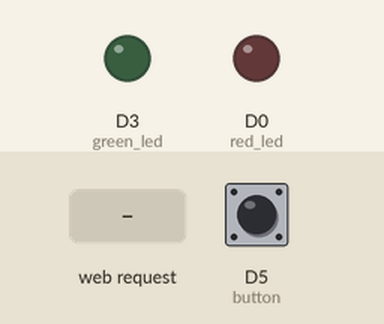
Bench run of a sketch on a simulated ESP8266 (NodeMCU). On the bench: output pins drawn as LEDs (lit = HIGH). Dashed ring = blinking. Inputs (shaded band) come from the test bench; at power-on: D5 (button) HIGH. WiFi joins after 1.5 s; servers stay silent unless stated; what the sketch prints to the serial monitor is not drawn.

Above: at 0.0 s.
At 1.1 s:
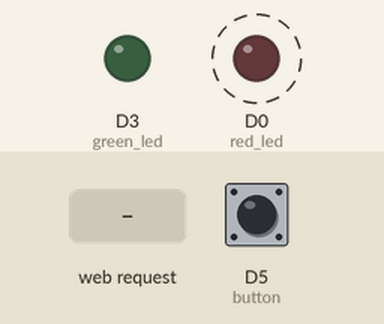
At 2.7 s:
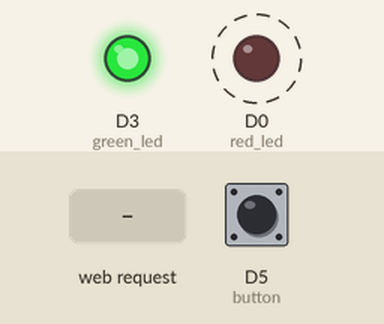
2.8 s: HTTP request GET /more received
6.3 s: HTTP request GET /less received
Timing chart, 0 to 15.8 s (numbered marks = the images above; inputs shaded):
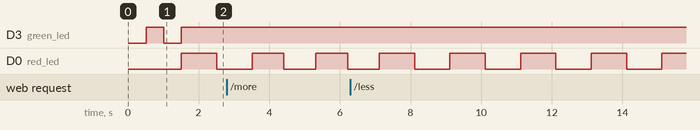

The sketch:

nodemcu_webserver.ino
```cpp
/*
 NodeMCU Web Server Example

 This code was tested with Lolin NodeMCU v3

 Thiago Ferauche - ferauche.blogspot.com
 01/04/2017
*/

#include <ESP8266WiFi.h>

//Variáveis para conexão WiFi
const char* ssid = "robo_ssid";
const char* password = "";

WiFiServer server(80);

//Definir portas a serem usadas
byte red_led = D0; //D0;
byte green_led = D3; //D3;
byte button = D5; // D5

//Definir variaveis de controle
byte status_button = -1;
int intensidade = 1000;

// the setup function runs once when you press reset or power the board
void setup() {
  //setamdp mode de operacao das portas
  pinMode(green_led, OUTPUT);
  pinMode(red_led, OUTPUT);
  pinMode(button, INPUT);

  //configurando velocidade da porta serial
  Serial.begin(115200);
  delay(10);

  // Connect to WiFi network
  Serial.println();
  Serial.println();
  Serial.print("Connecting to ");
  Serial.println(ssid);

  WiFi.begin(ssid, password);

  while (WiFi.status() != WL_CONNECTED) {
    delay(500);
    Serial.print(".");
    //pisca green_led
    if(digitalRead(green_led)==HIGH) {
      digitalWrite(green_led, LOW);
    }
    else {
      digitalWrite(green_led, HIGH);
    }
  }

  //acende green_led esta conectado
  digitalWrite(green_led, HIGH);
  Serial.println("");
  Serial.println("WiFi connected");

  // Start the server
  server.begin();
  Serial.println("Server started");
  printConnectionConfig();

}

// the loop function runs over and over again forever
void loop() {
   if(digitalRead(button)!=status_button) {
    Serial.print("Chave...: ");
    Serial.println(digitalRead(button));
    status_button = digitalRead(button);
  }

  if(status_button==1) {
    piscar(intensidade);
  }

  WiFiClient client = server.available();
  if(!client) {
    return;
  }

  Serial.println("new client");
  while(!client.available()) {
    delay(1);
  }

  String req = client.readStringUntil('\r');
  Serial.println(req);
  client.flush();

  String buf = "";

  buf += "HTTP/1.1 200 OK\r\nContent-Type: text/html\r\n\r\n<!DOCTYPE HTML>\r\n";
  buf += "<html>\r\n";
  buf += "<title>NodeMCU ESP8266 Web Server</title>\n";
  buf += "<body>\n";
  buf += "<h3>NodeMCU ESP8266 Web Server</h3>\n";
  buf += "<p>Intesidade <a href=\"?function=more\"><button>+</button></a> <a href=\"?function=less\"><button>-</button></a></p>";
  buf += "</html>\n";

  client.print(buf);
  client.flush();

  if(req.indexOf("more") != -1) {
    intensidade-=100;
  }
  else if(req.indexOf("less") != -1) {
    intensidade+=100;
  }
  else {
    Serial.println("invalid request");
    client.stop();
  }
  Serial.println("client disconnected");
}

void piscar(int intensidade) {
  digitalWrite(red_led, HIGH);   // turn the LED on (HIGH is the voltage level)
  delay(intensidade);
  digitalWrite(red_led, LOW);    // turn the LED off by making the voltage LOW
  delay(intensidade);
}

void printConnectionConfig() {
  //Definir variavel para endereco MAC
  byte mac[6];

  Serial.println(WiFi.localIP());
  WiFi.macAddress(mac);
  Serial.print("MAC: ");
  Serial.print(mac[5],HEX);
  Serial.print(":");
  Serial.print(mac[4],HEX);
  Serial.print(":");
  Serial.print(mac[3],HEX);
  Serial.print(":");
  Serial.print(mac[2],HEX);
  Serial.print(":");
  Serial.print(mac[1],HEX);
  Serial.print(":");
  Serial.println(mac[0],HEX);
}
```

Measured:
- by itself, D0 (red_led): alternates HIGH for 1.0 s and LOW for 1.0 s
